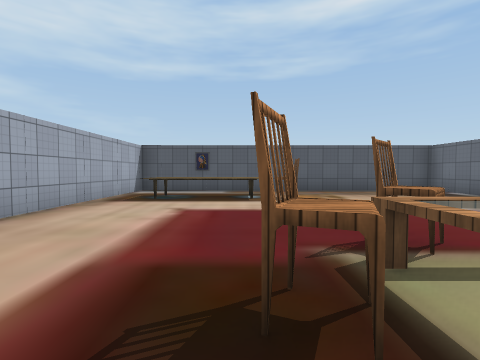
[1] (above)

24 first-person views from a walk through a 3-D level made in the Unity game engine. The camera is 1.3 m above the floor, tilts 2° down and sees 85° across. The floor is counted in squares, 2 m on a side. Each view is taken from the middle of a square. On the plan, view 1 faces up. The plan holds only what a view shows up to about 9 squares ahead; the rest is blank. The place goes on beyond the plan. The player character is not drawn. Some surface patterns are stand-ins.

[2]
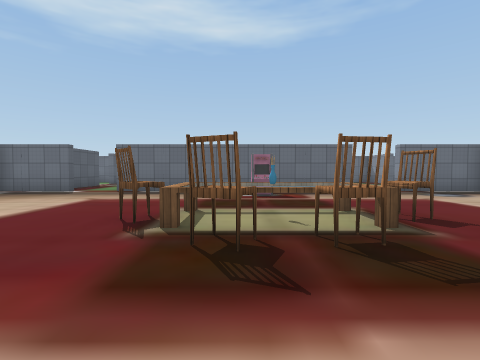

[3]
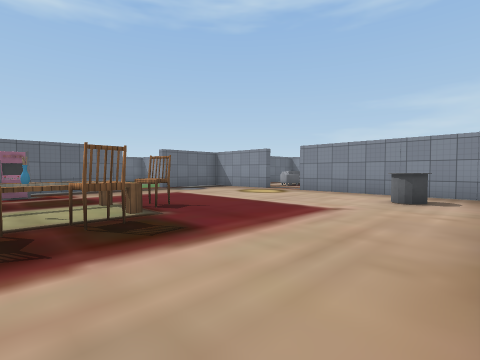

[4]
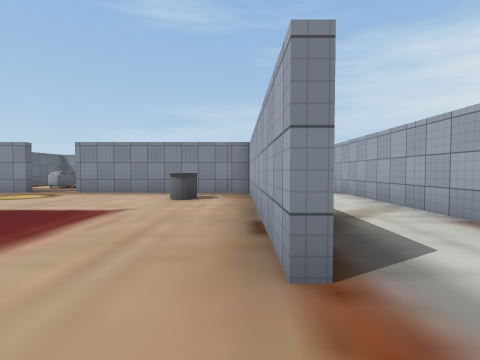

[5]
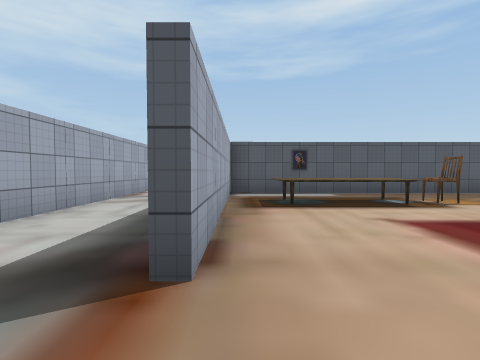

[6]
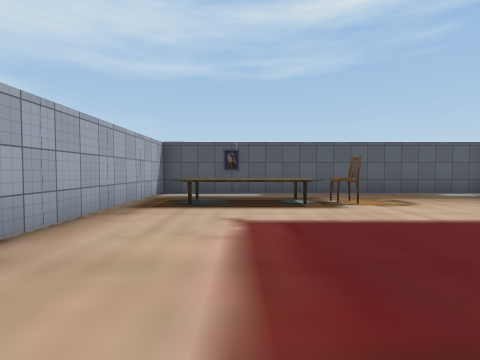

[7]
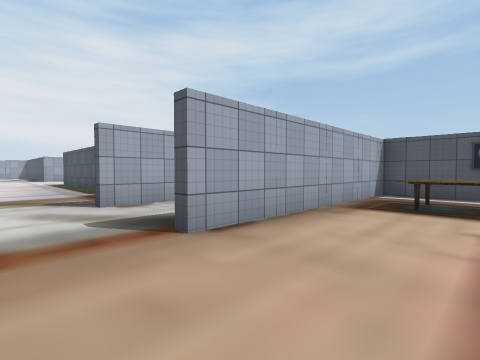

[8]
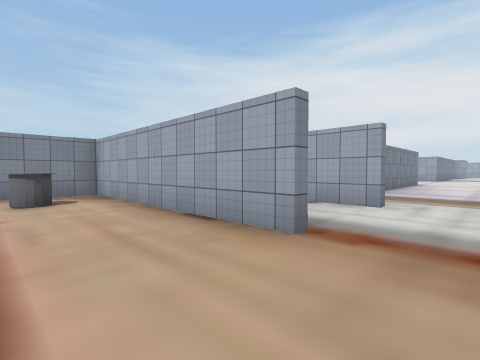

[9]
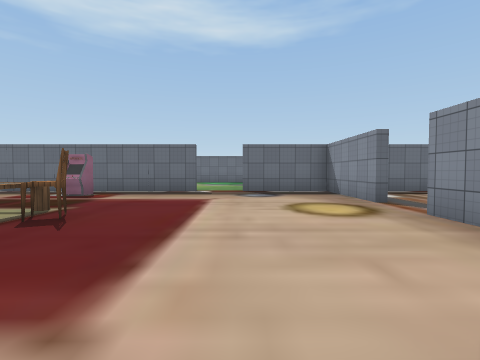

[10]
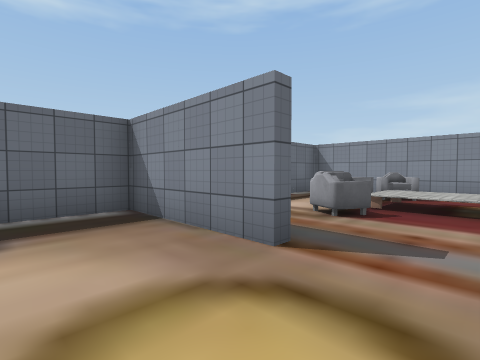

[11]
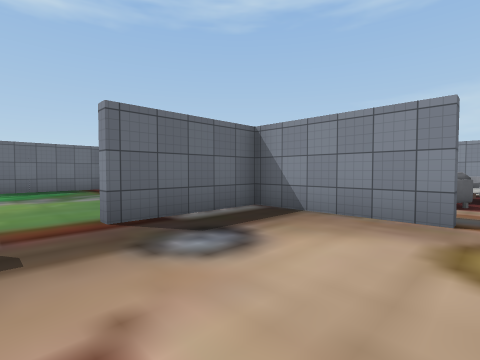

[12]
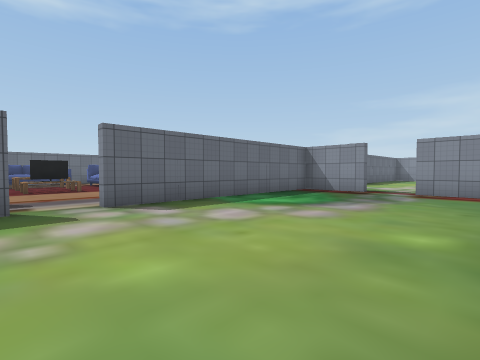

[13]
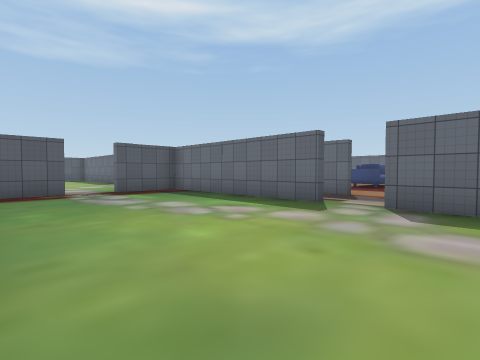

[14]
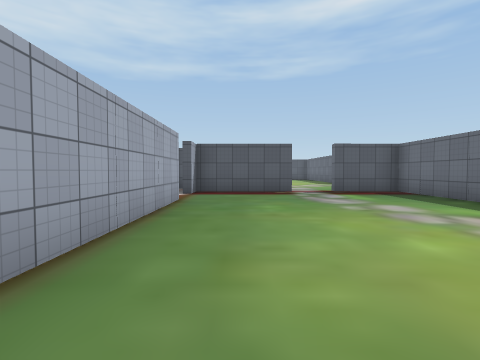

[15]
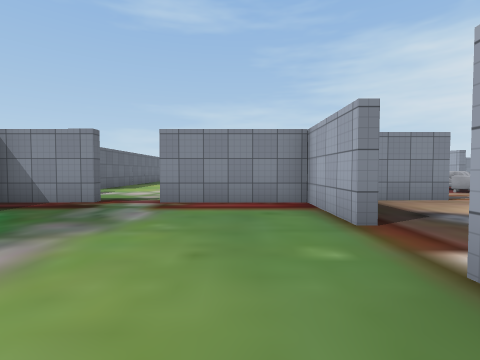

[16]
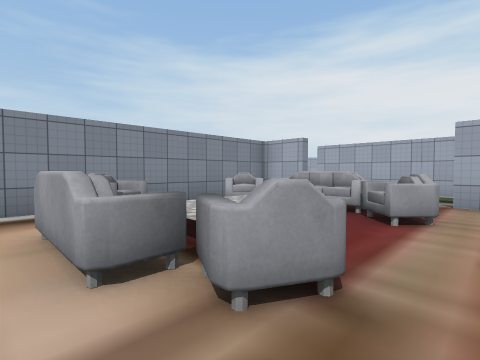

[17]
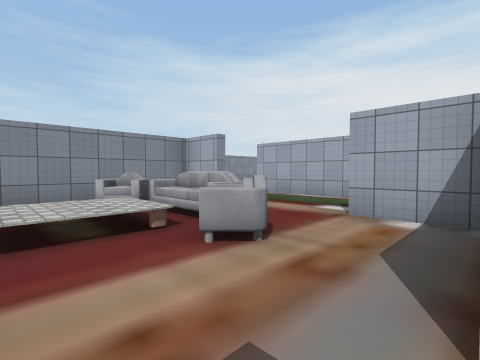

[18]
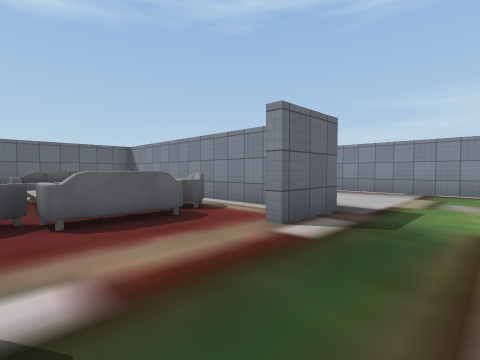

[19]
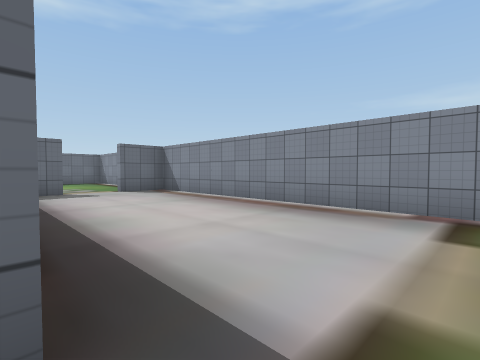

[20]
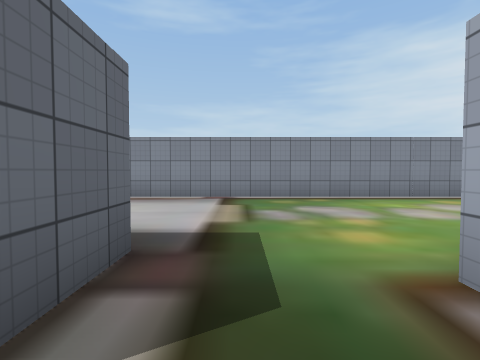

[21]
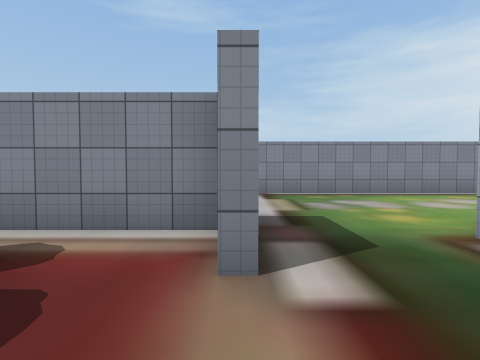

[22]
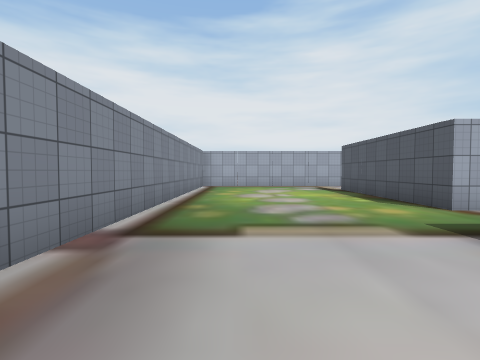

[23]
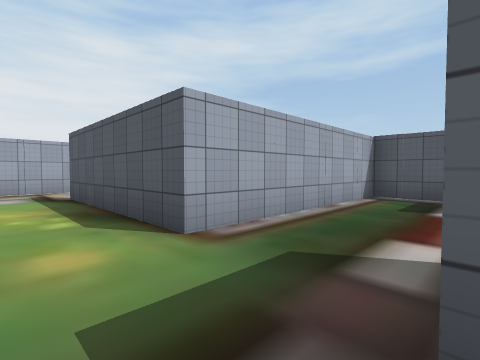

[24]
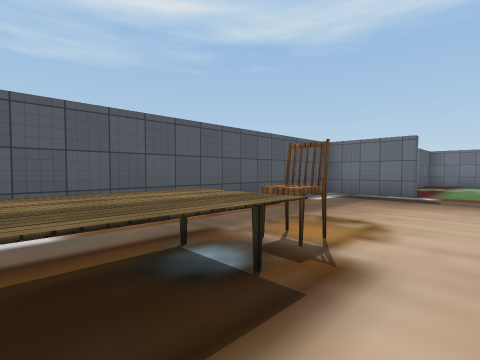

### Floor plan
Ten units are one square. View 1 is at (0, 0); x grows to the right and y downward. Boxes are objects, and circles mark ways between rooms. Rooms are numbered by the first view taken in them; rooms with no view inside come last. Other rooms are left out.
<svg viewBox="-86 -100 221 281">
<path fill="none" stroke="#000" d="M-33 4 -33 68 20 68M64 26 64 -50M64 -64 64 -87 -33 -87 -33 -25M32 68 64 68 64 40M-60 -95 -60 -25M130 -16 130 -72 109 -72M66 40 66 63 98 63M66 -50 66 -5M109 63 130 63M130 59 130 -5M98 -72 66 -72M-9 115 -9 129 64 129 64 86M-9 71 -9 86M-18 70 -33 70 -33 115M-11 131 -11 115M-33 115 -33 125 -81 125M64 146 64 140M-80 176 64 176 64 161"/>
<rect x="-25" y="45" width="10" height="10" fill="#bbb"><title>other object</title></rect>
<rect x="-25" y="-75" width="30" height="20" fill="#bbb"><title>other object</title></rect>
<rect x="-5" y="-15" width="20" height="10" fill="#bbb"><title>other object</title></rect>
<rect x="5" y="5" width="20" height="10" fill="#bbb"><title>other object</title></rect>
<rect x="5" y="-5" width="10" height="10" fill="#bbb"><title>other object</title></rect>
<rect x="5" y="-25" width="20" height="10" fill="#bbb"><title>other object</title></rect>
<rect x="5" y="-75" width="10" height="10" fill="#bbb"><title>other object</title></rect>
<rect x="15" y="-5" width="10" height="10" fill="#bbb"><title>other object</title></rect>
<rect x="15" y="-15" width="10" height="10" fill="#bbb"><title>other object</title></rect>
<rect x="45" y="-5" width="10" height="10" fill="#bbb"><title>other object</title></rect>
<rect x="5" y="115" width="10" height="10" fill="#bbb"><title>other object</title></rect>
<rect x="5" y="105" width="10" height="10" fill="#bbb"><title>other object</title></rect>
<rect x="5" y="85" width="10" height="10" fill="#bbb"><title>other object</title></rect>
<rect x="35" y="115" width="10" height="10" fill="#bbb"><title>other object</title></rect>
<rect x="35" y="95" width="10" height="20" fill="#bbb"><title>other object</title></rect>
<rect x="35" y="85" width="10" height="10" fill="#bbb"><title>other object</title></rect>
<circle cx="60" cy="-55" r="3" fill="#2a7"/>
<circle cx="60" cy="35" r="3" fill="#2a7"/>
<circle cx="25" cy="70" r="3" fill="#2a7"/>
<circle cx="-25" cy="125" r="3" fill="#2a7"/>
<text x="0" y="-10">1</text>
<text x="100" y="0">2</text>
<text x="10" y="100">3</text>
<text x="-10" y="150">4</text>
</svg>
Room 1 opens to room 2. Room 1 opens to room 3. Room 3 opens to room 4.

Where each view was taken, in squares from view 1:
view 1: 0 up, 0 right, facing up
view 2: 1 up, 2 left, facing right
view 3: 1 up, 3 left, facing down-right
view 4: 1 up, 3 left, facing down
view 5: 1 up, 3 left, facing up
view 6: 1 up, 1 left, facing up
view 7: 1 up, 1 left, facing up-left
view 8: 1 up, 1 left, facing down-left
view 9: 4 down, 2 left, facing right
view 10: 5 down, 2 right, facing down-right
view 11: 3 down, 3 right, facing down-right
view 12: 2 up, 8 right, facing down-right
view 13: 1 down, 8 right, facing up-right
view 14: 1 down, 8 right, facing up
view 15: 1 down, 8 right, facing down
view 16: 8 down, 5 right, facing down-left
view 17: 7 down, 3 right, facing down-left
view 18: 9 down, 3 left, facing down-right
view 19: 13 down, 2 left, facing down-right
view 20: 11 down, 2 left, facing down
view 21: 10 down, 1 left, facing down
view 22: 16 down, 1 right, facing left
view 23: 14 down, 1 left, facing up-left
view 24: 5 up, 1 left, facing up-right
